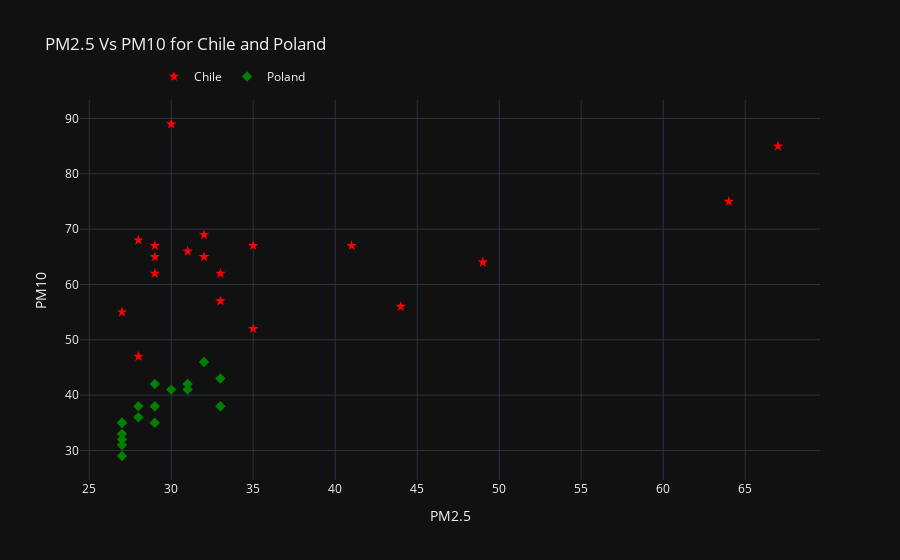

Notebook code for this chart:
### Code cell
import plotly.graph_objects as go

fig_scatter = go.Figure()
fig_scatter.add_trace(go.Scatter(
    x=chile_df['PM2.5'], 
    y=chile_df['PM10'], 
    mode='markers', 
    name='Chile',
    marker=dict(symbol='star', color='red', size=8)
))

fig_scatter.add_trace(go.Scatter(
    x=poland_df['PM2.5'], 
    y=poland_df['PM10'], 
    mode='markers', 
    name='Poland',
    marker=dict(symbol='diamond', color='green', size=8)
))

fig_scatter.update_layout(
    title='PM2.5 Vs PM10 for Chile and Poland',
    xaxis_title='PM2.5',
    yaxis_title='PM10',
    template='plotly_dark',
    legend=dict(x=0.1, y=1.1, orientation='h'),
    hovermode='closest',
)

fig_scatter.show()

### Figure 1 — Plotly figure (JSON) as saved in the notebook; plotly's stock layout.template omitted (floating-point values rounded to 4 significant figures)
{"data": [{"marker": {"color": "red", "size": 8, "symbol": "star"}, "mode": "markers", "name": "Chile", "type": "scatter", "x": [67, 64, 49, 44, 41, 35, 35, 33, 33, 32, 32, 31, 30, 29, 29, 29, 28, 28, 27], "y": [85, 75, 64, 56, 67, 67, 52, 62, 57, 65, 69, 66, 89, 62, 65, 67, 47, 68, 55]}, {"marker": {"color": "green", "size": 8, "symbol": "diamond"}, "mode": "markers", "name": "Poland", "type": "scatter", "x": [33, 33, 32, 31, 31, 30, 29, 29, 29, 28, 28, 27, 27, 27, 27, 27, 27], "y": [43, 38, 46, 42, 41, 41, 35, 38, 42, 36, 38, 35, 33, 32, 31, 29, 35]}], "layout": {"hovermode": "closest", "legend": {"orientation": "h", "x": 0.1, "y": 1.1}, "title": {"text": "PM2.5 Vs PM10 for Chile and Poland"}, "xaxis": {"title": {"text": "PM2.5"}}, "yaxis": {"title": {"text": "PM10"}}}}
